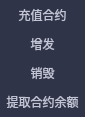
<?xml version="1.0" encoding="UTF-8"?>
<ui version="4.0">
 <class>ChooseContractOperationDialog</class>
 <widget class="QDialog" name="ChooseContractOperationDialog">
  <property name="geometry">
   <rect>
    <x>0</x>
    <y>0</y>
    <width>85</width>
    <height>117</height>
   </rect>
  </property>
  <property name="font">
   <font>
    <family>微软雅黑 Light</family>
   </font>
  </property>
  <property name="windowTitle">
   <string>Dialog</string>
  </property>
  <widget class="QPushButton" name="withdrawBtn">
   <property name="geometry">
    <rect>
     <x>0</x>
     <y>87</y>
     <width>85</width>
     <height>30</height>
    </rect>
   </property>
   <property name="font">
    <font>
     <family>微软雅黑 Light</family>
    </font>
   </property>
   <property name="cursor">
    <cursorShape>PointingHandCursor</cursorShape>
   </property>
   <property name="styleSheet">
    <string notr="true">QPushButton{background-color:rgb(48,52,72);color:rgb(192,196,212);border:0px solid rgb(239,239,239);}
QPushButton:hover{background-color:rgb(44,48,67);color:white;}</string>
   </property>
   <property name="text">
    <string>提取合约余额</string>
   </property>
  </widget>
  <widget class="QPushButton" name="depositBtn">
   <property name="geometry">
    <rect>
     <x>0</x>
     <y>0</y>
     <width>85</width>
     <height>30</height>
    </rect>
   </property>
   <property name="font">
    <font>
     <family>微软雅黑 Light</family>
    </font>
   </property>
   <property name="cursor">
    <cursorShape>PointingHandCursor</cursorShape>
   </property>
   <property name="styleSheet">
    <string notr="true">QPushButton{background-color:rgb(48,52,72);color:rgb(192,196,212);border:0px solid rgb(239,239,239);}
QPushButton:hover{background-color:rgb(44,48,67);color:white;}</string>
   </property>
   <property name="text">
    <string>充值合约</string>
   </property>
  </widget>
  <widget class="QPushButton" name="destroyBtn">
   <property name="geometry">
    <rect>
     <x>0</x>
     <y>58</y>
     <width>85</width>
     <height>30</height>
    </rect>
   </property>
   <property name="font">
    <font>
     <family>微软雅黑 Light</family>
    </font>
   </property>
   <property name="cursor">
    <cursorShape>PointingHandCursor</cursorShape>
   </property>
   <property name="styleSheet">
    <string notr="true">QPushButton{background-color:rgb(48,52,72);color:rgb(192,196,212);border:0px solid rgb(239,239,239);}
QPushButton:hover{background-color:rgb(44,48,67);color:white;}</string>
   </property>
   <property name="text">
    <string>销毁</string>
   </property>
  </widget>
  <widget class="QPushButton" name="mintBtn">
   <property name="geometry">
    <rect>
     <x>0</x>
     <y>29</y>
     <width>85</width>
     <height>30</height>
    </rect>
   </property>
   <property name="font">
    <font>
     <family>微软雅黑 Light</family>
    </font>
   </property>
   <property name="cursor">
    <cursorShape>PointingHandCursor</cursorShape>
   </property>
   <property name="styleSheet">
    <string notr="true">QPushButton{background-color:rgb(48,52,72);color:rgb(192,196,212);border:0px solid rgb(239,239,239);}
QPushButton:hover{background-color:rgb(44,48,67);color:white;}</string>
   </property>
   <property name="text">
    <string>增发</string>
   </property>
  </widget>
 </widget>
 <resources/>
 <connections/>
</ui>
